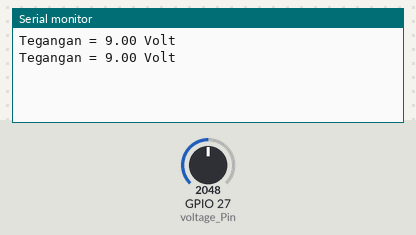
This sketch was run on a simulated ESP32. Parts: the last lines printed to the serial monitor. The test bench sets the inputs (shaded band); at power-on: GPIO 27 (voltage_Pin) = 2048.

Above: at 1.8 s.
1.9 s: GPIO 27 (voltage_Pin) set to 2866
At 2.8 s:
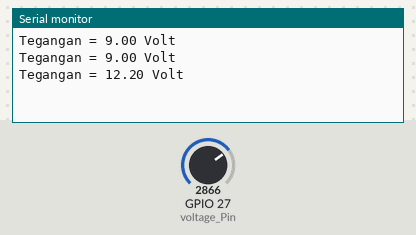
3.4 s: GPIO 27 (voltage_Pin) set to 3603
At 4.8 s:
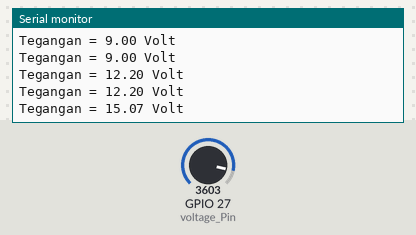
Timing chart, 0 to 6.4 s (numbered marks = the images above; inputs shaded):
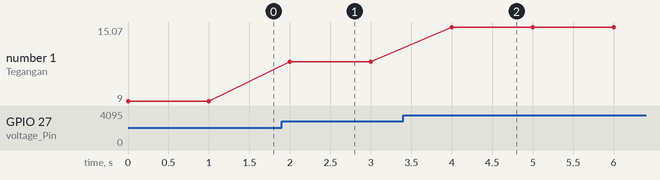

The sketch:

Kalibrasi_Voltage_Sensor_25V.ino
```cpp
const int voltage_Pin = 27;
float Tegangan = 0.00;
float vIN = 0.00;
float R1 = 30000.00; // nilai resistor1 dalam ohm --> Voltage sensor
float R2 = 7500.00; // nilai resistor2 dalam ohm --> Voltage Sensor
float ADC_value = 0;
byte max_Vin = 5;

void setup() {
  Serial.begin(115200);
}

void loop() {
  ADC_value = analogRead(voltage_Pin);
  vIN = (ADC_value * max_Vin  * 4 / 1024.0);
  Tegangan = ((R2 / (R1 + R2) * vIN));
  if (Tegangan <= 1.00) {
    Tegangan = 0.00;
  }
  else {
    Tegangan = ((R2 / (R1 + R2) * vIN) + 1);
  }
  Serial.print("Tegangan = ");
  Serial.print(Tegangan);
  Serial.print(" Volt");
  Serial.println("");
  delay(1000);
}
```

Measured:
- after the input at 1.9 s, the serial monitor: prints a new line after 0.10 s (image 1)
- after the input at 3.4 s, the serial monitor: prints a new line after 0.60 s (image 2)
- plotted number 1: 9 → 12.2 after the input at 1.9 s, 12.2 → 15.07 after the input at 3.4 s
